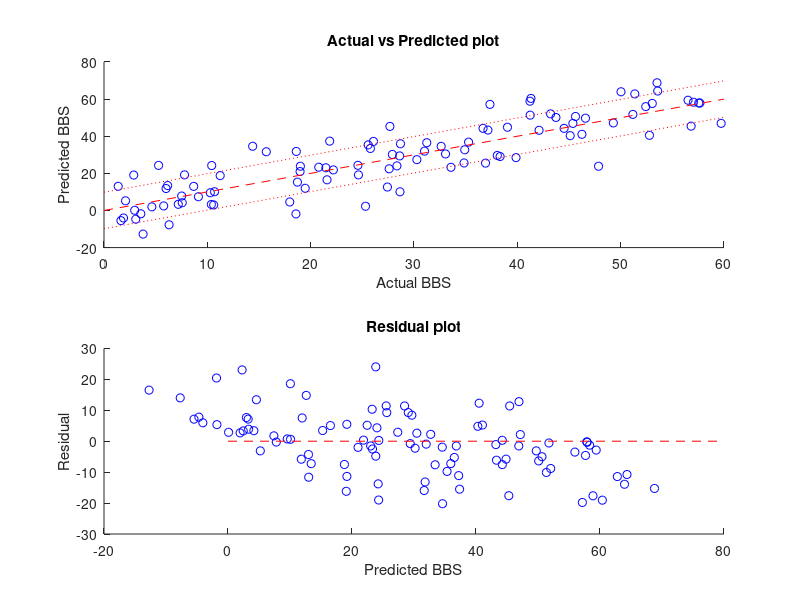

MATLAB code to generate this figure:
%%% 绘图
%%
% 假设actualBBS和predictedBBS是您的数据
actualBBS = rand(100,1)*60; % 生成随机数据
predictedBBS = actualBBS + randn(100,1)*10; % 生成随机数据

% 计算预测值的标准误差
se = std(predictedBBS - actualBBS);

% 绘制实际值与预测值的散点图
figure;
subplot(2,1,1);
scatter(actualBBS, predictedBBS, 'b');
hold on;
plot([0,60], [0,60], 'r--'); % 原来的线
plot([0,60], [0,60]+se, 'r:'); % 添加的上方的线
plot([0,60], [0,60]-se, 'r:'); % 添加的下方的线
xlabel('Actual BBS');
ylabel('Predicted BBS');
title('Actual vs Predicted plot');

% 计算并绘制残差图
residuals = actualBBS - predictedBBS;
subplot(2,1,2);
scatter(predictedBBS, residuals, 'b');
hold on;
plot([0,80], [0,0], 'r--');
xlabel('Predicted BBS');
ylabel('Residual');
title('Residual plot');
